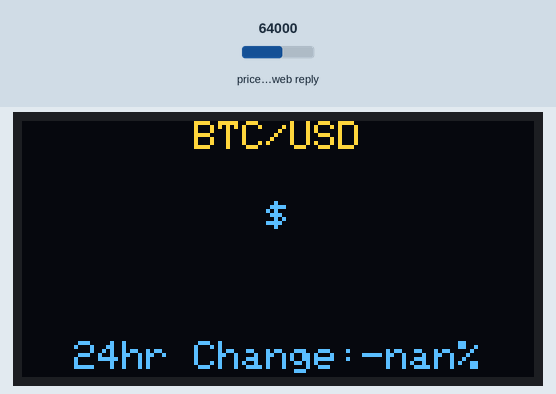
Simulated run of this sketch. Board: ESP32. On the bench: 128×64 one-colour display. Inputs (shaded band) come from the test bench; at power-on: price in the web reply 64000. The OLED is the two-colour kind (top 16 rows yellow); web services answer with replies made up by the test bench; what the sketch prints to the serial monitor is not drawn.

Above: at 0.5 s.
At 27.7 s:
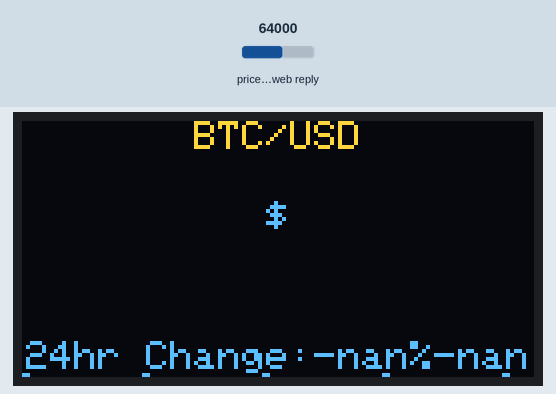

The sketch:

main.ino
```cpp
void loop()
{
bitcoinParse();
historyParse();
changeAlert();
oledDisplay();


  delay(5000);
}
```

functions.ino
```cpp
void bitcoinParse()
{
  Serial.print("Connecting to ");
    Serial.println(url);

  http.begin(url);
  int httpCode = http.GET();                                                            //Get crypto price from API
  StaticJsonDocument<2000> doc;
  DeserializationError error = deserializeJson(doc, http.getString());

  if (error)                                                                            //Display error message if unsuccessful
  {
    Serial.print(F("deserializeJson Failed"));
    Serial.println(error.f_str());
    delay(2500);
    return;
  }

  Serial.print("HTTP Status Code: ");
  Serial.println(httpCode);

  String BTCUSDPrice = doc["bpi"]["USD"]["rate_float"].as<String>();                    //Store crypto price and update date in local variables
  String lastUpdated = doc["time"]["updated"].as<String>();
  http.end();
}
void historyParse()
{
    Serial.print("Getting history...");
  StaticJsonDocument<2000> historyDoc;
  http.begin(historyURL);                                                               //Get historical crypto price from API
  int historyHttpCode = http.GET();
  DeserializationError historyError = deserializeJson(historyDoc, http.getString());

  if (historyError) {                                                                   //Display error message if unsuccessful
    Serial.print(F("deserializeJson(History) failed"));
    Serial.println(historyError.f_str());
    delay(2500);
    return;
  }

  Serial.print("History HTTP Status Code: ");
  Serial.println(historyHttpCode);
  JsonObject bpi = historyDoc["bpi"].as<JsonObject>();
  double yesterdayPrice;
  for (JsonPair kv : bpi) {
    yesterdayPrice = kv.value().as<double>();                                           //Store yesterday's crypto price
  }

    Serial.print("BTCUSD Price: ");                                                       //Display current price on serial monitor
  Serial.println(BTCUSDPrice.toDouble());

  Serial.print("Yesterday's Price: ");                                                  //Display yesterday's price on serial monitor
  Serial.println(yesterdayPrice);


}

void changeAlert(){
  if (isUp)                                                                             //If price has increased from yesterday
  {
    percentChange = ((BTCUSDPrice.toDouble() - yesterdayPrice) / yesterdayPrice) * 100;
    digitalWrite(upLED, HIGH);
    digitalWrite(downLED, LOW);
  }
  else                                                                                  //If price has decreased from yesterday
  {
    percentChange = ((yesterdayPrice - BTCUSDPrice.toDouble()) / yesterdayPrice) * 100;
    dayChangeString = dayChangeString + "-";
    digitalWrite(downLED, HIGH);
    digitalWrite(upLED, LOW);
  }

  Serial.print("Percent Change: ");                                                     //Display the percentage change on the serial monitor
  Serial.println(percentChange);
}
void oledDisplay(){
   display.clearDisplay();                                                               //Clear the OLED display
  display.setTextSize(1);
  printCenter("BTC/USD", 0, 0);                                                         //Display the comparison header

  display.setTextSize(1.5);
  printCenter("$" + BTCUSDPrice, 0, 20);                                                //Display the current price

  display.setTextSize(1);                                                               //Display the change percentage
  dayChangeString = dayChangeString + percentChange + "%";
  printCenter(dayChangeString, 0, 55);
  display.display();                                                                    //Execute the new display

  //http.end();                                                                           //End the WiFi connection
  //esp_sleep_enable_timer_wakeup(900000000);                                             //Sleep for 15 minutes
}
void printCenter(const String buf, int x, int y)                          //Function to centre the current price in the display width
{
  int16_t x1, y1;
  uint16_t w, h;
  display.getTextBounds(buf, x, y, &x1, &y1, &w, &h);                     //Calculate string width
  display.setCursor((x - w / 2) + (128 / 2), y);                          //Set cursor to print string in centre
  display.print(buf);                                                     //Display string
}
```

Source omitted: pto_tracker.ino (data table, 8174 bytes)

Measured:
- what the display in image 0 shows lasts 5.5 s, from 0.4 s to 5.9 s
